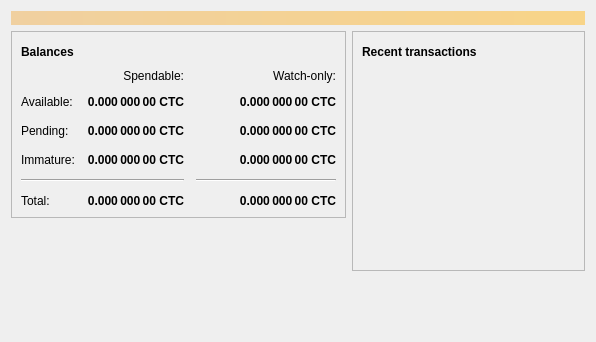
<?xml version="1.0" encoding="UTF-8"?>
<ui version="4.0">
 <class>OverviewPage</class>
 <widget class="QWidget" name="OverviewPage">
  <property name="geometry">
   <rect>
    <x>0</x>
    <y>0</y>
    <width>596</width>
    <height>342</height>
   </rect>
  </property>
  <property name="windowTitle">
   <string>Form</string>
  </property>
  <layout class="QVBoxLayout" name="topLayout">
   <item>
    <widget class="QLabel" name="labelAlerts">
     <property name="visible">
      <bool>false</bool>
     </property>
     <property name="styleSheet">
      <string notr="true">QLabel { background-color: qlineargradient(x1: 0, y1: 0, x2: 1, y2: 0, stop:0 #F0D0A0, stop:1 #F8D488); color:#000000; }</string>
     </property>
     <property name="wordWrap">
      <bool>true</bool>
     </property>
     <property name="margin">
      <number>3</number>
     </property>
     <property name="textInteractionFlags">
      <set>Qt::TextSelectableByMouse</set>
     </property>
    </widget>
   </item>
   <item>
    <layout class="QHBoxLayout" name="horizontalLayout" stretch="1,1">
     <item>
      <layout class="QVBoxLayout" name="verticalLayout_2">
       <item>
        <widget class="QFrame" name="frame">
         <property name="frameShape">
          <enum>QFrame::StyledPanel</enum>
         </property>
         <property name="frameShadow">
          <enum>QFrame::Raised</enum>
         </property>
         <layout class="QVBoxLayout" name="verticalLayout_4">
          <item>
           <layout class="QHBoxLayout" name="horizontalLayout_4">
            <item>
             <widget class="QLabel" name="label_5">
              <property name="font">
               <font>
                <weight>75</weight>
                <bold>true</bold>
               </font>
              </property>
              <property name="text">
               <string>Balances</string>
              </property>
             </widget>
            </item>
            <item>
             <widget class="QPushButton" name="labelWalletStatus">
              <property name="enabled">
               <bool>true</bool>
              </property>
              <property name="maximumSize">
               <size>
                <width>30</width>
                <height>16777215</height>
               </size>
              </property>
              <property name="toolTip">
               <string>The displayed information may be out of date. Your wallet automatically synchronizes with the cheesecoin network after a connection is established, but this process has not completed yet.</string>
              </property>
              <property name="text">
               <string/>
              </property>
              <property name="icon">
               <iconset resource="../bitcoin.qrc">
                <normaloff>:/icons/warning</normaloff>
                <disabledoff>:/icons/warning</disabledoff>:/icons/warning</iconset>
              </property>
              <property name="iconSize">
               <size>
                <width>24</width>
                <height>24</height>
               </size>
              </property>
              <property name="flat">
               <bool>true</bool>
              </property>
             </widget>
            </item>
            <item>
             <spacer name="horizontalSpacer_3">
              <property name="orientation">
               <enum>Qt::Horizontal</enum>
              </property>
              <property name="sizeHint" stdset="0">
               <size>
                <width>40</width>
                <height>20</height>
               </size>
              </property>
             </spacer>
            </item>
           </layout>
          </item>
          <item>
           <layout class="QGridLayout" name="gridLayout">
            <property name="spacing">
             <number>12</number>
            </property>
            <item row="2" column="2">
             <widget class="QLabel" name="labelWatchPending">
              <property name="font">
               <font>
                <weight>75</weight>
                <bold>true</bold>
               </font>
              </property>
              <property name="cursor">
               <cursorShape>IBeamCursor</cursorShape>
              </property>
              <property name="toolTip">
               <string>Unconfirmed transactions to watch-only addresses</string>
              </property>
              <property name="text">
               <string notr="true">0.000 000 00 CTC</string>
              </property>
              <property name="alignment">
               <set>Qt::AlignRight|Qt::AlignTrailing|Qt::AlignVCenter</set>
              </property>
              <property name="textInteractionFlags">
               <set>Qt::LinksAccessibleByMouse|Qt::TextSelectableByKeyboard|Qt::TextSelectableByMouse</set>
              </property>
             </widget>
            </item>
            <item row="2" column="1">
             <widget class="QLabel" name="labelUnconfirmed">
              <property name="font">
               <font>
                <weight>75</weight>
                <bold>true</bold>
               </font>
              </property>
              <property name="cursor">
               <cursorShape>IBeamCursor</cursorShape>
              </property>
              <property name="toolTip">
               <string>Total of transactions that have yet to be confirmed, and do not yet count toward the spendable balance</string>
              </property>
              <property name="text">
               <string notr="true">0.000 000 00 CTC</string>
              </property>
              <property name="alignment">
               <set>Qt::AlignRight|Qt::AlignTrailing|Qt::AlignVCenter</set>
              </property>
              <property name="textInteractionFlags">
               <set>Qt::LinksAccessibleByMouse|Qt::TextSelectableByKeyboard|Qt::TextSelectableByMouse</set>
              </property>
             </widget>
            </item>
            <item row="3" column="2">
             <widget class="QLabel" name="labelWatchImmature">
              <property name="font">
               <font>
                <weight>75</weight>
                <bold>true</bold>
               </font>
              </property>
              <property name="cursor">
               <cursorShape>IBeamCursor</cursorShape>
              </property>
              <property name="toolTip">
               <string>Mined balance in watch-only addresses that has not yet matured</string>
              </property>
              <property name="text">
               <string notr="true">0.000 000 00 CTC</string>
              </property>
              <property name="alignment">
               <set>Qt::AlignRight|Qt::AlignTrailing|Qt::AlignVCenter</set>
              </property>
              <property name="textInteractionFlags">
               <set>Qt::LinksAccessibleByMouse|Qt::TextSelectableByKeyboard|Qt::TextSelectableByMouse</set>
              </property>
             </widget>
            </item>
            <item row="4" column="0" colspan="2">
             <widget class="Line" name="line">
              <property name="orientation">
               <enum>Qt::Horizontal</enum>
              </property>
             </widget>
            </item>
            <item row="4" column="2">
             <widget class="Line" name="lineWatchBalance">
              <property name="sizePolicy">
               <sizepolicy hsizetype="Preferred" vsizetype="Fixed">
                <horstretch>0</horstretch>
                <verstretch>0</verstretch>
               </sizepolicy>
              </property>
              <property name="minimumSize">
               <size>
                <width>140</width>
                <height>0</height>
               </size>
              </property>
              <property name="orientation">
               <enum>Qt::Horizontal</enum>
              </property>
             </widget>
            </item>
            <item row="5" column="0">
             <widget class="QLabel" name="labelTotalText">
              <property name="text">
               <string>Total:</string>
              </property>
             </widget>
            </item>
            <item row="3" column="1">
             <widget class="QLabel" name="labelImmature">
              <property name="font">
               <font>
                <weight>75</weight>
                <bold>true</bold>
               </font>
              </property>
              <property name="cursor">
               <cursorShape>IBeamCursor</cursorShape>
              </property>
              <property name="toolTip">
               <string>Mined balance that has not yet matured</string>
              </property>
              <property name="text">
               <string notr="true">0.000 000 00 CTC</string>
              </property>
              <property name="alignment">
               <set>Qt::AlignRight|Qt::AlignTrailing|Qt::AlignVCenter</set>
              </property>
              <property name="textInteractionFlags">
               <set>Qt::LinksAccessibleByMouse|Qt::TextSelectableByKeyboard|Qt::TextSelectableByMouse</set>
              </property>
             </widget>
            </item>
            <item row="2" column="3">
             <spacer name="horizontalSpacer_2">
              <property name="orientation">
               <enum>Qt::Horizontal</enum>
              </property>
              <property name="sizeHint" stdset="0">
               <size>
                <width>40</width>
                <height>20</height>
               </size>
              </property>
             </spacer>
            </item>
            <item row="3" column="0">
             <widget class="QLabel" name="labelImmatureText">
              <property name="text">
               <string>Immature:</string>
              </property>
             </widget>
            </item>
            <item row="5" column="1">
             <widget class="QLabel" name="labelTotal">
              <property name="font">
               <font>
                <weight>75</weight>
                <bold>true</bold>
               </font>
              </property>
              <property name="cursor">
               <cursorShape>IBeamCursor</cursorShape>
              </property>
              <property name="toolTip">
               <string>Your current total balance</string>
              </property>
              <property name="text">
               <string notr="true">0.000 000 00 CTC</string>
              </property>
              <property name="alignment">
               <set>Qt::AlignRight|Qt::AlignTrailing|Qt::AlignVCenter</set>
              </property>
              <property name="textInteractionFlags">
               <set>Qt::LinksAccessibleByMouse|Qt::TextSelectableByKeyboard|Qt::TextSelectableByMouse</set>
              </property>
             </widget>
            </item>
            <item row="5" column="2">
             <widget class="QLabel" name="labelWatchTotal">
              <property name="font">
               <font>
                <weight>75</weight>
                <bold>true</bold>
               </font>
              </property>
              <property name="cursor">
               <cursorShape>IBeamCursor</cursorShape>
              </property>
              <property name="toolTip">
               <string>Current total balance in watch-only addresses</string>
              </property>
              <property name="text">
               <string notr="true">0.000 000 00 CTC</string>
              </property>
              <property name="alignment">
               <set>Qt::AlignRight|Qt::AlignTrailing|Qt::AlignVCenter</set>
              </property>
              <property name="textInteractionFlags">
               <set>Qt::LinksAccessibleByMouse|Qt::TextSelectableByKeyboard|Qt::TextSelectableByMouse</set>
              </property>
             </widget>
            </item>
            <item row="0" column="2">
             <widget class="QLabel" name="labelWatchonly">
              <property name="text">
               <string>Watch-only:</string>
              </property>
              <property name="alignment">
               <set>Qt::AlignRight|Qt::AlignTrailing|Qt::AlignVCenter</set>
              </property>
             </widget>
            </item>
            <item row="1" column="0">
             <widget class="QLabel" name="labelBalanceText">
              <property name="text">
               <string>Available:</string>
              </property>
             </widget>
            </item>
            <item row="1" column="1">
             <widget class="QLabel" name="labelBalance">
              <property name="font">
               <font>
                <weight>75</weight>
                <bold>true</bold>
               </font>
              </property>
              <property name="cursor">
               <cursorShape>IBeamCursor</cursorShape>
              </property>
              <property name="toolTip">
               <string>Your current spendable balance</string>
              </property>
              <property name="text">
               <string notr="true">0.000 000 00 CTC</string>
              </property>
              <property name="alignment">
               <set>Qt::AlignRight|Qt::AlignTrailing|Qt::AlignVCenter</set>
              </property>
              <property name="textInteractionFlags">
               <set>Qt::LinksAccessibleByMouse|Qt::TextSelectableByKeyboard|Qt::TextSelectableByMouse</set>
              </property>
             </widget>
            </item>
            <item row="1" column="2">
             <widget class="QLabel" name="labelWatchAvailable">
              <property name="font">
               <font>
                <weight>75</weight>
                <bold>true</bold>
               </font>
              </property>
              <property name="cursor">
               <cursorShape>IBeamCursor</cursorShape>
              </property>
              <property name="toolTip">
               <string>Your current balance in watch-only addresses</string>
              </property>
              <property name="text">
               <string notr="true">0.000 000 00 CTC</string>
              </property>
              <property name="alignment">
               <set>Qt::AlignRight|Qt::AlignTrailing|Qt::AlignVCenter</set>
              </property>
              <property name="textInteractionFlags">
               <set>Qt::LinksAccessibleByMouse|Qt::TextSelectableByKeyboard|Qt::TextSelectableByMouse</set>
              </property>
             </widget>
            </item>
            <item row="2" column="0">
             <widget class="QLabel" name="labelPendingText">
              <property name="text">
               <string>Pending:</string>
              </property>
             </widget>
            </item>
            <item row="0" column="1">
             <widget class="QLabel" name="labelSpendable">
              <property name="text">
               <string>Spendable:</string>
              </property>
              <property name="alignment">
               <set>Qt::AlignRight|Qt::AlignTrailing|Qt::AlignVCenter</set>
              </property>
             </widget>
            </item>
           </layout>
          </item>
         </layout>
        </widget>
       </item>
       <item>
        <spacer name="verticalSpacer">
         <property name="orientation">
          <enum>Qt::Vertical</enum>
         </property>
         <property name="sizeHint" stdset="0">
          <size>
           <width>20</width>
           <height>40</height>
          </size>
         </property>
        </spacer>
       </item>
      </layout>
     </item>
     <item>
      <layout class="QVBoxLayout" name="verticalLayout_3">
       <item>
        <widget class="QFrame" name="frame_2">
         <property name="frameShape">
          <enum>QFrame::StyledPanel</enum>
         </property>
         <property name="frameShadow">
          <enum>QFrame::Raised</enum>
         </property>
         <layout class="QVBoxLayout" name="verticalLayout">
          <item>
           <layout class="QHBoxLayout" name="horizontalLayout_2">
            <item>
             <widget class="QLabel" name="label_4">
              <property name="font">
               <font>
                <weight>75</weight>
                <bold>true</bold>
               </font>
              </property>
              <property name="text">
               <string>Recent transactions</string>
              </property>
             </widget>
            </item>
            <item>
             <widget class="QPushButton" name="labelTransactionsStatus">
              <property name="enabled">
               <bool>true</bool>
              </property>
              <property name="maximumSize">
               <size>
                <width>30</width>
                <height>16777215</height>
               </size>
              </property>
              <property name="toolTip">
               <string>The displayed information may be out of date. Your wallet automatically synchronizes with the cheesecoin network after a connection is established, but this process has not completed yet.</string>
              </property>
              <property name="text">
               <string/>
              </property>
              <property name="icon">
               <iconset resource="../bitcoin.qrc">
                <normaloff>:/icons/warning</normaloff>
                <disabledoff>:/icons/warning</disabledoff>:/icons/warning</iconset>
              </property>
              <property name="iconSize">
               <size>
                <width>24</width>
                <height>24</height>
               </size>
              </property>
              <property name="flat">
               <bool>true</bool>
              </property>
             </widget>
            </item>
            <item>
             <spacer name="horizontalSpacer">
              <property name="orientation">
               <enum>Qt::Horizontal</enum>
              </property>
              <property name="sizeHint" stdset="0">
               <size>
                <width>40</width>
                <height>20</height>
               </size>
              </property>
             </spacer>
            </item>
           </layout>
          </item>
          <item>
           <widget class="QListView" name="listTransactions">
            <property name="styleSheet">
             <string notr="true">QListView { background: transparent; }</string>
            </property>
            <property name="frameShape">
             <enum>QFrame::NoFrame</enum>
            </property>
            <property name="verticalScrollBarPolicy">
             <enum>Qt::ScrollBarAlwaysOff</enum>
            </property>
            <property name="horizontalScrollBarPolicy">
             <enum>Qt::ScrollBarAlwaysOff</enum>
            </property>
            <property name="selectionMode">
             <enum>QAbstractItemView::NoSelection</enum>
            </property>
           </widget>
          </item>
         </layout>
        </widget>
       </item>
       <item>
        <spacer name="verticalSpacer_2">
         <property name="orientation">
          <enum>Qt::Vertical</enum>
         </property>
         <property name="sizeHint" stdset="0">
          <size>
           <width>20</width>
           <height>40</height>
          </size>
         </property>
        </spacer>
       </item>
      </layout>
     </item>
    </layout>
   </item>
  </layout>
 </widget>
 <resources/>
 <connections/>
</ui>
